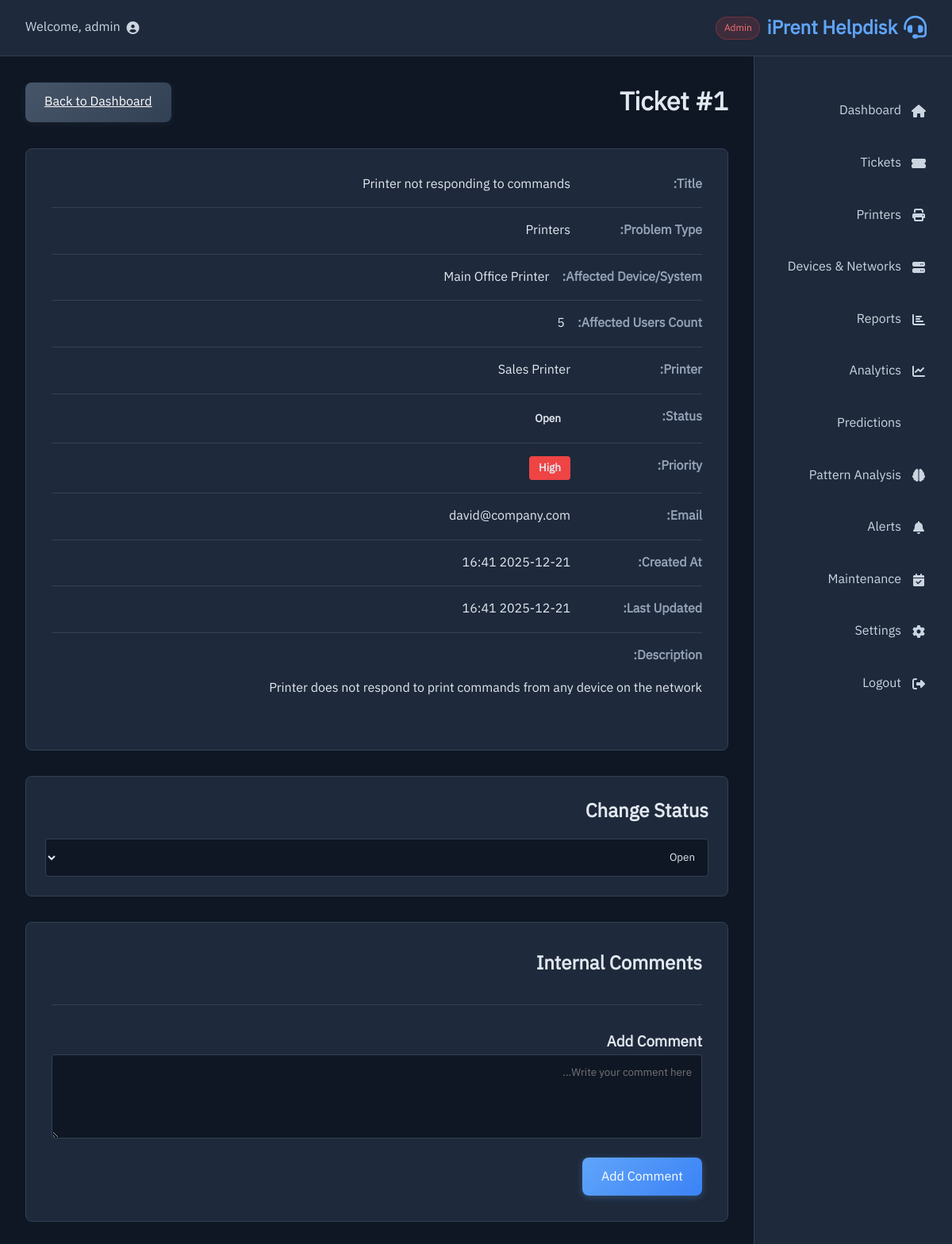
The page /ticket/1 (signed in) on the database its author committed.
### app.py (models this page shows)
class Ticket(db.Model):
    __tablename__ = 'tickets'
    id = db.Column(db.Integer, primary_key=True, autoincrement=True)
    printer_id = db.Column(db.Integer, db.ForeignKey('printers.id', ondelete='SET NULL'), nullable=True)
    ticket_type = db.Column(db.Text, default='printer')  # 'printer', 'network', 'hardware', 'software', 'other'
    device_name = db.Column(db.Text, nullable=True)  # Name of affected device or system
    affected_users_count = db.Column(db.Integer, default=1)  # Number of affected users
    reporter_email = db.Column(db.Text, nullable=True)
    created_by_user_id = db.Column(db.Integer, db.ForeignKey('users.id', ondelete='SET NULL'), nullable=True)
    title = db.Column(db.Text, nullable=True)
    description = db.Column(db.Text, nullable=True)
    priority = db.Column(db.Text, default='Low')  # 'Low', 'Medium', 'High', 'Critical'
    status = db.Column(db.Text, default='Open')
    created_at = db.Column(db.DateTime, default=datetime.utcnow)
    updated_at = db.Column(db.DateTime, default=datetime.utcnow, onupdate=datetime.utcnow)

class Printer(db.Model):
    __tablename__ = 'printers'
    id = db.Column(db.Integer, primary_key=True, autoincrement=True)
    name = db.Column(db.Text, nullable=False)
    ip_address = db.Column(db.Text, nullable=True)
    model = db.Column(db.Text, nullable=True)
    status = db.Column(db.Text, nullable=False, default='offline')
    ink_level = db.Column(db.Integer, default=100)
    last_seen = db.Column(db.DateTime, nullable=True)

### app.py (the view)
@app.route('/ticket/<int:ticket_id>')
@login_required
def ticket_view(ticket_id):
    if session.get('role') == 'employee':
        return redirect(url_for('employee_ticket_view', ticket_id=ticket_id))
    ticket = Ticket.query.get_or_404(ticket_id)
    comments = TicketComment.query.filter_by(ticket_id=ticket_id).order_by(TicketComment.created_at).all()
    printer = Printer.query.get(ticket.printer_id) if ticket.printer_id else None
    return render_template('ticket_view.html', ticket=ticket, comments=comments, printer=printer, is_staff=True)

### app.py (called while the page is built)
def login_required(view):
    @wraps(view)
    def wrapped(*args, **kwargs):
        if 'user_id' not in session:
            return redirect(url_for('login'))
        return view(*args, **kwargs)
    return wrapped

### templates/ticket_view.html (shortened to what this page needs)
{% extends "layout.html" %}
{% block content %}
<div class="ticket-view">
    <div class="ticket-header">
        <h1>Ticket #{{ ticket.id }}</h1>
        <a href="{{ url_for('dashboard') }}" class="btn-secondary">Back to Dashboard</a>
    </div>
    <div class="ticket-details">
        <div class="detail-row">
            <strong>Title:</strong>
            <span>{{ ticket.title or 'No title' }}</span>
        </div>
        {% if ticket.ticket_type %}
        <div class="detail-row">
            <strong>Problem Type:</strong>
            <span>
                {% if ticket.ticket_type == 'printer' %}Printers
                {% elif ticket.ticket_type == 'network' %}Networks
                {% elif ticket.ticket_type == 'hardware' %}Hardware
                {% elif ticket.ticket_type == 'software' %}Software
                {% else %}Other{% endif %}
            </span>
        </div>
        {% endif %}
        {% if ticket.device_name %}
        <div class="detail-row">
            <strong>Affected Device/System:</strong>
            <span>{{ ticket.device_name }}</span>
        </div>
        {% endif %}
        {% if ticket.affected_users_count and ticket.affected_users_count > 1 %}
        <div class="detail-row">
            <strong>Affected Users Count:</strong>
            <span>{{ ticket.affected_users_count }}</span>
        </div>
        {% endif %}
        <div class="detail-row">
            <strong>Printer:</strong>
            <span>{{ printer.name if printer else 'Not specified' }}</span>
        </div>
        <div class="detail-row">
            <strong>Status:</strong>
            <span class="status-badge status-{{ ticket.status.lower().replace(' ', '-') }}">{{ ticket.status }}</span>
        </div>
        <div class="detail-row">
            <strong>Priority:</strong>
            <span class="priority-badge priority-{{ ticket.priority.lower() }}">{{ ticket.priority }}</span>
        </div>
        <div class="detail-row">
            <strong>Email:</strong>
            <span>{{ ticket.reporter_email or 'Not specified' }}</span>
        </div>
        <div class="detail-row">
            <strong>Created At:</strong>
            <span>{{ ticket.created_at.strftime('%Y-%m-%d %H:%M') if ticket.created_at else 'Not specified' }}</span>
        </div>
        <div class="detail-row">
            <strong>Last Updated:</strong>
            <span>{{ ticket.updated_at.strftime('%Y-%m-%d %H:%M') if ticket.updated_at else 'Not specified' }}</span>
        </div>
        <div class="detail-row full-width">
            <strong>Description:</strong>
            <p>{{ ticket.description or 'No description' }}</p>
        </div>
    </div>
    <div class="ticket-actions">
        <h2>Change Status</h2>
        <select id="status-select" onchange="updateTicketStatus({{ ticket.id }})">
            <option value="Open" {% if ticket.status == 'Open' %}selected{% endif %}>Open</option>
        </select>
    </div>
    <div class="comments-section">
        <h2>Internal Comments</h2>
        <div class="add-comment">
            <h3>Add Comment</h3>
            <form id="comment-form" onsubmit="addComment(event, {{ ticket.id }})">
                <textarea id="comment-message" rows="4" placeholder="Write your comment here..." required></textarea>
                <button type="submit" class="btn-primary">Add Comment</button>
            </form>
        </div>
    </div>
</div>
{% endblock %}

### templates/layout.html (shortened to what this page needs)
<!DOCTYPE html>
<html lang="en" dir="ltr" data-theme="dark">
<head>
    <link rel="stylesheet" href="https://cdnjs.cloudflare.com/ajax/libs/font-awesome/6.4.0/css/all.min.css">
    <link rel="stylesheet" href="{{ url_for('static', filename='css/styles.css') }}">
</head>
<body>
    <div class="app-container">
        {% if session.user_id and session.role != 'employee' %}
        <nav class="top-nav">
            <div class="nav-brand">
                <i class="fas fa-headset"></i> iPrent Helpdisk
                {% if session.role == 'support' %}
                <span class="role-badge role-support">Support</span>
                {% elif session.role == 'admin' %}
                <span class="role-badge role-admin">Admin</span>
                {% endif %}
            </div>
            <div class="nav-user">
                <i class="fas fa-user-circle"></i> Welcome, {{ session.username }}
            </div>
        </nav>
        <div class="main-layout">
            <aside class="sidebar">
                <ul class="sidebar-menu">
                    <li><a href="{{ url_for('dashboard') }}"><i class="fas fa-home"></i> Dashboard</a></li>
                    <li><a href="{{ url_for('dashboard') }}#tickets"><i class="fas fa-ticket-alt"></i> Tickets</a></li>
                    <li><a href="{{ url_for('dashboard') }}#printers"><i class="fas fa-print"></i> Printers</a></li>
                    <li><a href="{{ url_for('dashboard') }}#devices"><i class="fas fa-server"></i> Devices & Networks</a></li>
                    {% if session.role == 'admin' %}
                    <li><a href="{{ url_for('dashboard') }}#reports"><i class="fas fa-chart-bar"></i> Reports</a></li>
                    <li><a href="{{ url_for('dashboard') }}#analytics"><i class="fas fa-chart-line"></i> Analytics</a></li>
                    <li><a href="{{ url_for('dashboard') }}#predictions"> Predictions</a></li>
                    <li><a href="{{ url_for('dashboard') }}#patterns"><i class="fas fa-brain"></i> Pattern Analysis</a></li>
                    {% endif %}
                    <li><a href="{{ url_for('dashboard') }}#alerts"><i class="fas fa-bell"></i> Alerts</a></li>
                    <li><a href="{{ url_for('dashboard') }}#maintenance"><i class="fas fa-calendar-check"></i> Maintenance</a></li>
                    <li><a href="{{ url_for('dashboard') }}#settings"><i class="fas fa-cog"></i> Settings</a></li>
                    <li><a href="{{ url_for('logout') }}"><i class="fas fa-sign-out-alt"></i> Logout</a></li>
                </ul>
            </aside>
            <main class="main-content">
                {% else %}
                <main class="main-content">
                    {% endif %}
                    {% block content %}{% endblock %}
                </main>
                {% if session.user_id and session.role != 'employee' %}
        </div>
        {% endif %}
    </div>
</body>
</html>

### static/css/styles.css (style rules this page uses)
* { margin: 0; padding: 0; box-sizing: border-box; }
body { font-family: 'IBMPlexSansArabic', sans-serif; background-color: #0f1724; color: #e2e8f0; direction: rtl; line-height: 1.6; }
.app-container { min-height: 100vh; display: flex; flex-direction: column; }
.top-nav { background-color: #1e293b; padding: 1rem 2rem; display: flex; justify-content: space-between; align-items: center; border-bottom: 1px solid #334155; }
.nav-brand { font-size: 1.5rem; font-weight: bold; color: #60a5fa; display: flex; align-items: center; gap: 0.5rem; }
.nav-brand i { font-size: 1.8rem; }
.nav-user { color: #cbd5e1; display: flex; align-items: center; gap: 0.5rem; }
.main-layout { display: flex; flex: 1; }
.sidebar { width: 250px; background-color: #1e293b; padding: 2rem 0; border-left: 1px solid #334155; }
.sidebar-menu { list-style: none; }
.sidebar-menu li { margin: 0.5rem 0; }
.sidebar-menu a { display: flex; align-items: center; gap: 0.75rem; padding: 1rem 2rem; color: #cbd5e1; text-decoration: none; transition: all 0.15s; }
.sidebar-menu a i { width: 20px; text-align: center; }
.main-content { flex: 1; padding: 2rem; overflow-y: auto; }
.status-badge { display: inline-block; padding: 0.25rem 0.75rem; border-radius: 4px; font-size: 0.85rem; font-weight: bold; }
.priority-badge { display: inline-block; padding: 0.25rem 0.75rem; border-radius: 4px; font-size: 0.85rem; font-weight: bold; }
.priority-high { background-color: #ef4444; color: #fff; }
.btn-primary, .btn-secondary { padding: 0.75rem 1.5rem; border: none; border-radius: 8px; cursor: pointer; font-family: 'IBMPlexSansArabic', sans-serif; font-size: 1rem; transition: all 0.2s; display: inline-flex; align-items: center; gap: 0.5rem; font-weight: 500; }
.btn-primary { background: linear-gradient(135deg, #60a5fa 0%, #3b82f6 100%); color: #fff; box-shadow: 0 2px 8px rgba(96, 165, 250, 0.3); }
.btn-secondary { background: linear-gradient(135deg, #475569 0%, #334155 100%); color: #fff; box-shadow: 0 2px 8px rgba(71, 85, 105, 0.2); }
.ticket-view { max-width: 1000px; }
.ticket-header { display: flex; justify-content: space-between; align-items: center; margin-bottom: 2rem; }
.ticket-details { background-color: #1e293b; padding: 2rem; border-radius: 8px; border: 1px solid #334155; margin-bottom: 2rem; }
.detail-row { display: flex; gap: 1rem; margin-bottom: 1rem; padding-bottom: 1rem; border-bottom: 1px solid #334155; }
.detail-row:last-child { border-bottom: none; }
.detail-row.full-width { flex-direction: column; }
.detail-row strong { min-width: 150px; color: #94a3b8; }
.detail-row span, .detail-row p { color: #e2e8f0; }
.ticket-actions { background-color: #1e293b; padding: 1.5rem; border-radius: 8px; border: 1px solid #334155; margin-bottom: 2rem; }
.ticket-actions select { width: 100%; padding: 0.75rem; background-color: #0f1724; color: #e2e8f0; border: 1px solid #334155; border-radius: 4px; font-family: 'IBMPlexSansArabic', sans-serif; margin-top: 1rem; }
.comments-section { background-color: #1e293b; padding: 2rem; border-radius: 8px; border: 1px solid #334155; }
.add-comment { margin-top: 2rem; padding-top: 2rem; border-top: 1px solid #334155; }
.add-comment textarea { width: 100%; padding: 0.75rem; background-color: #0f1724; color: #e2e8f0; border: 1px solid #334155; border-radius: 4px; font-family: 'IBMPlexSansArabic', sans-serif; margin-bottom: 1rem; }
.role-badge { font-size: 0.75rem; padding: 0.25rem 0.6rem; border-radius: 999px; margin-left: 0.75rem; font-weight: normal; vertical-align: middle; }
.role-admin { background: rgba(239, 68, 68, 0.15); color: #f87171; border: 1px solid rgba(239, 68, 68, 0.3); }

### rows shown on the page
Ticket: id "1", title "Printer not responding to commands", device_name "Main Office Printer", affected_users_count "5", status "Open", priority "High", reporter_email "david@company.com", created_at "2025-12-21 16:41", updated_at "2025-12-21 16:41", description "Printer does not respond to print commands from any device on the network", status+id "Open"
Printer: name "Sales Printer"

### other values the page prints
{{ session.username }} "admin"
